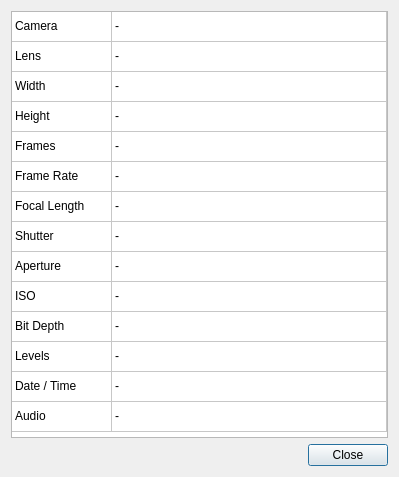
<?xml version="1.0" encoding="UTF-8"?>
<ui version="4.0">
 <class>InfoDialog</class>
 <widget class="QDialog" name="InfoDialog">
  <property name="geometry">
   <rect>
    <x>0</x>
    <y>0</y>
    <width>399</width>
    <height>477</height>
   </rect>
  </property>
  <property name="windowTitle">
   <string>Clip Information</string>
  </property>
  <layout class="QGridLayout" name="gridLayout">
   <item row="1" column="1">
    <widget class="QPushButton" name="pushButtonClose">
     <property name="text">
      <string>Close</string>
     </property>
    </widget>
   </item>
   <item row="1" column="0">
    <spacer name="horizontalSpacer">
     <property name="orientation">
      <enum>Qt::Horizontal</enum>
     </property>
     <property name="sizeHint" stdset="0">
      <size>
       <width>297</width>
       <height>20</height>
      </size>
     </property>
    </spacer>
   </item>
   <item row="0" column="0" colspan="2">
    <widget class="QTableWidget" name="tableWidget">
     <property name="focusPolicy">
      <enum>Qt::NoFocus</enum>
     </property>
     <property name="contextMenuPolicy">
      <enum>Qt::NoContextMenu</enum>
     </property>
     <property name="verticalScrollBarPolicy">
      <enum>Qt::ScrollBarAsNeeded</enum>
     </property>
     <property name="horizontalScrollBarPolicy">
      <enum>Qt::ScrollBarAsNeeded</enum>
     </property>
     <property name="editTriggers">
      <set>QAbstractItemView::NoEditTriggers</set>
     </property>
     <property name="selectionMode">
      <enum>QAbstractItemView::NoSelection</enum>
     </property>
     <attribute name="horizontalHeaderVisible">
      <bool>false</bool>
     </attribute>
     <attribute name="horizontalHeaderStretchLastSection">
      <bool>true</bool>
     </attribute>
     <attribute name="verticalHeaderVisible">
      <bool>false</bool>
     </attribute>
     <row>
      <property name="text">
       <string>1</string>
      </property>
     </row>
     <row>
      <property name="text">
       <string>2</string>
      </property>
     </row>
     <row>
      <property name="text">
       <string>3</string>
      </property>
     </row>
     <row>
      <property name="text">
       <string>4</string>
      </property>
     </row>
     <row>
      <property name="text">
       <string>5</string>
      </property>
     </row>
     <row>
      <property name="text">
       <string>6</string>
      </property>
     </row>
     <row>
      <property name="text">
       <string>7</string>
      </property>
     </row>
     <row>
      <property name="text">
       <string>8</string>
      </property>
     </row>
     <row>
      <property name="text">
       <string>9</string>
      </property>
     </row>
     <row>
      <property name="text">
       <string>10</string>
      </property>
     </row>
     <row>
      <property name="text">
       <string>11</string>
      </property>
     </row>
     <row>
      <property name="text">
       <string>12</string>
      </property>
     </row>
     <row>
      <property name="text">
       <string>13</string>
      </property>
     </row>
     <row>
      <property name="text">
       <string>14</string>
      </property>
     </row>
     <column>
      <property name="text">
       <string>Category</string>
      </property>
     </column>
     <column>
      <property name="text">
       <string>Value</string>
      </property>
     </column>
     <item row="0" column="0">
      <property name="text">
       <string>Camera</string>
      </property>
     </item>
     <item row="0" column="1">
      <property name="text">
       <string>-</string>
      </property>
     </item>
     <item row="1" column="0">
      <property name="text">
       <string>Lens</string>
      </property>
     </item>
     <item row="1" column="1">
      <property name="text">
       <string>-</string>
      </property>
     </item>
     <item row="2" column="0">
      <property name="text">
       <string>Width</string>
      </property>
     </item>
     <item row="2" column="1">
      <property name="text">
       <string>-</string>
      </property>
     </item>
     <item row="3" column="0">
      <property name="text">
       <string>Height</string>
      </property>
     </item>
     <item row="3" column="1">
      <property name="text">
       <string>-</string>
      </property>
     </item>
     <item row="4" column="0">
      <property name="text">
       <string>Frames</string>
      </property>
     </item>
     <item row="4" column="1">
      <property name="text">
       <string>-</string>
      </property>
     </item>
     <item row="5" column="0">
      <property name="text">
       <string>Frame Rate</string>
      </property>
     </item>
     <item row="5" column="1">
      <property name="text">
       <string>-</string>
      </property>
     </item>
     <item row="6" column="0">
      <property name="text">
       <string>Focal Length</string>
      </property>
     </item>
     <item row="6" column="1">
      <property name="text">
       <string>-</string>
      </property>
     </item>
     <item row="7" column="0">
      <property name="text">
       <string>Shutter</string>
      </property>
     </item>
     <item row="7" column="1">
      <property name="text">
       <string>-</string>
      </property>
     </item>
     <item row="8" column="0">
      <property name="text">
       <string>Aperture</string>
      </property>
     </item>
     <item row="8" column="1">
      <property name="text">
       <string>-</string>
      </property>
     </item>
     <item row="9" column="0">
      <property name="text">
       <string>ISO</string>
      </property>
     </item>
     <item row="9" column="1">
      <property name="text">
       <string>-</string>
      </property>
     </item>
     <item row="10" column="0">
      <property name="text">
       <string>Bit Depth</string>
      </property>
     </item>
     <item row="10" column="1">
      <property name="text">
       <string>-</string>
      </property>
     </item>
     <item row="11" column="0">
      <property name="text">
       <string>Levels</string>
      </property>
     </item>
     <item row="11" column="1">
      <property name="text">
       <string>-</string>
      </property>
     </item>
     <item row="12" column="0">
      <property name="text">
       <string>Date / Time</string>
      </property>
     </item>
     <item row="12" column="1">
      <property name="text">
       <string>-</string>
      </property>
     </item>
     <item row="13" column="0">
      <property name="text">
       <string>Audio</string>
      </property>
     </item>
     <item row="13" column="1">
      <property name="text">
       <string>-</string>
      </property>
     </item>
    </widget>
   </item>
  </layout>
 </widget>
 <resources/>
 <connections>
  <connection>
   <sender>pushButtonClose</sender>
   <signal>clicked()</signal>
   <receiver>InfoDialog</receiver>
   <slot>hide()</slot>
   <hints>
    <hint type="sourcelabel">
     <x>358</x>
     <y>368</y>
    </hint>
    <hint type="destinationlabel">
     <x>201</x>
     <y>194</y>
    </hint>
   </hints>
  </connection>
 </connections>
</ui>
